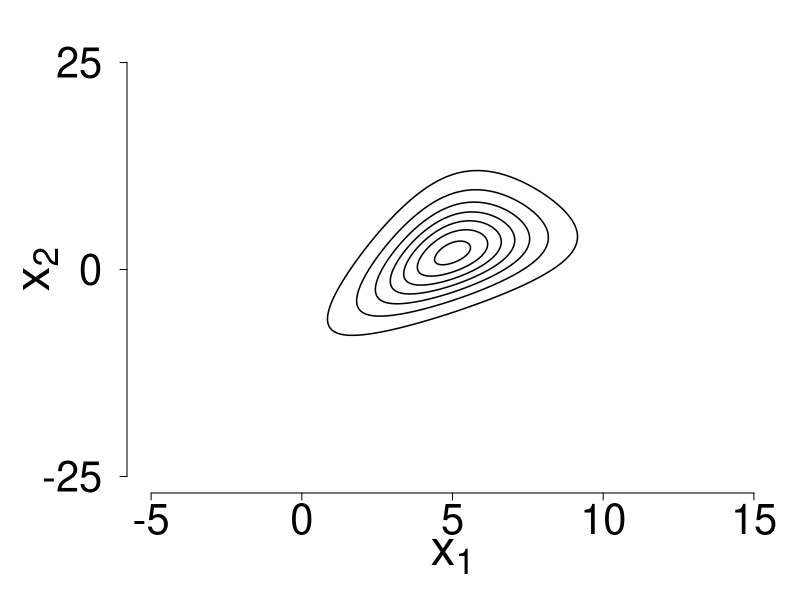

Recreate this plot in R. (Note: this script raises an error after producing the figure.)
#
# title     : plotGumbelIllustration.R
# purpose   : R script to create an illustration of an unnormalized bivariate
#           : probability density function. The densities plot for both joint
#           : and marginal. The density is a bivariate logistic distribution.
# author    : WD41, LRS/EPFL/PSI
# date      : Sept. 2017
#
# Custom Function -------------------------------------------------------------

# Bivariate logistics distribution by Gumbel
biv_log <- function(xx, mu1, mu2, sig1, sig2)
{
  dens <- (exp(-1 * (xx[1] - mu1) / sig1) * exp(-1 * (xx[2] - mu2) / sig2)) /
    (1 + exp(-1 * (xx[1] - mu1) / sig1) + exp(-1 * (xx[2] - mu2) / sig2))^3
  return(dens)
}

# Marginal, unnormalized logistic
univ_log <- function(x, mu, sig)
{
  return(exp(-1 * (x - mu) / sig) / (1 + exp(-1*(x-mu)/sig))^2)
}

# Global variables ------------------------------------------------------------
set.seed(11245012)
otpfullnames <- c("./figures/plotGumbelIllustration_1.pdf",
                  "./figures/plotGumbelIllustration_2.pdf")

# Graphic Parameters
fig_size <- c(6, 6)                 # width, height
margin <- c(5.25, 6.25, 2.2, 1) + 0.1   # canvas margin (bot, left, top, right)
cex_axis <- 2.5     # Axis marker size
cex_lab  <- 3.0     # Axis label size
cex_main <- 3.0     # Main title size
cex_ann  <- 2.0     # Annotation text
tck_len  <- -0.35   # Tick length
leg_cex <- 2.0      # Legend size
cex_lab_shift <- 1.25   # Shift of the axis label from the axis
cex_ttl_shift <- 3.25   # Shift of the axis title from the axis

# Define the particular case --------------------------------------------------
x <- seq(-25, 25, 0.1)
y <- seq(-25, 25, 0.1)

mu1 <- 5
sig1 <- 1.25
mu2 <- 2
sig2 <- 3

marginal_dens_1 <- univ_log(x, mu1, sig1)
marginal_dens_2 <- univ_log(y, mu2, sig2)
joint_dens <- apply(expand.grid(x, y), 1, biv_log,
                    mu1 = mu1, mu2 = mu2, sig1 = sig1, sig2 = sig2)

# Create legend expression because greek symbol involves
legend_labels <- c()
for(i in 1:2)
{
  legend_labels[i] <- paste0("x[", i, "]")
}
legend_expressions <- parse(text=legend_labels) # use parse for expression inp.

# Make the plots --------------------------------------------------------------
pdf(otpfullnames[1], family = "CM Roman",
    width = fig_size[1], height = fig_size[2])
par(mfrow = c(1, 1), mar = margin, las = 1, oma = c(0, 0, 0, 0), bty = "l")

# Contour plot of the joint density
contour(x, y, matrix(joint_dens, nrow=length(x)), axes = F,
        xlim = c(-5, 15),
        ylim = c(-25, 25),
        col="black",
        lwd=1.5,
        drawlabels=F,
        nlevels = 6)

# Set Axis, Ticks and Labels
# x-axis
axis(side = 1, at = c(-5, 0, 5, 10, 15), mgp = c(3, cex_lab_shift, 0),
     tcl = -0.35, cex.axis = cex_axis)
title(xlab = expression(x[1]), mgp = c(cex_ttl_shift, 0, 0), cex.lab = cex_lab)
# y-axis
axis(side = 2, at = c(-25, 0, 25), mgp = c(3, cex_lab_shift, 0), tcl = -0.35,
     cex.axis = cex_axis)
title(ylab = expression(x[2]), mgp = c(cex_ttl_shift, 0, 0), cex.lab = cex_lab)

# Save the plot
dev.off()
embed_fonts(otpfullnames[1], outfile = otpfullnames[1])

# Plot of the marginals
pdf(otpfullnames[2], family = "CM Roman",
    width = fig_size[1], height = fig_size[2])
par(mfrow = c(1, 1), mar = margin, las = 1, oma = c(0, 0, 0, 0), bty = "l")

plot(0, 0, type = "n",
     xlim = c(-25, 25), ylim = c(0, 0.25),
     axes = FALSE,
     ylab = "", xlab = "",
     xaxt = "n", yaxt = "n")
# Plot the points
lines(x, marginal_dens_1, lwd = 1)
lines(y, marginal_dens_2, lty = 2, lwd = 1)

# Set Axis, Ticks and Labels
# x-axis
axis(side = 1, lwd = 1.5,
     at = c(-25, 0, 25),
     mgp = c(3, cex_lab_shift, 0),
     tcl = tck_len, cex.axis = cex_axis)
title(xlab = "x",
      mgp = c(cex_ttl_shift, 0, 0), cex.lab = cex_lab)
# y-axis
axis(side = 2, lwd = 1.5,
     at = c(0, 0.25),
     mgp = c(3, cex_lab_shift, 0),
     tcl = tck_len,
     cex.axis = cex_axis)
title(ylab = expression(paste(p^"*")), mgp = c(cex_ttl_shift, 0, 0), cex.lab = cex_lab)

legend(8.0, 0.225, legend_expressions, lty = c(1, 2),
       lwd = 2, bty = "n",
       cex = leg_cex)

# Save the plot
dev.off()
embed_fonts(otpfullnames[2], outfile = otpfullnames[2])
